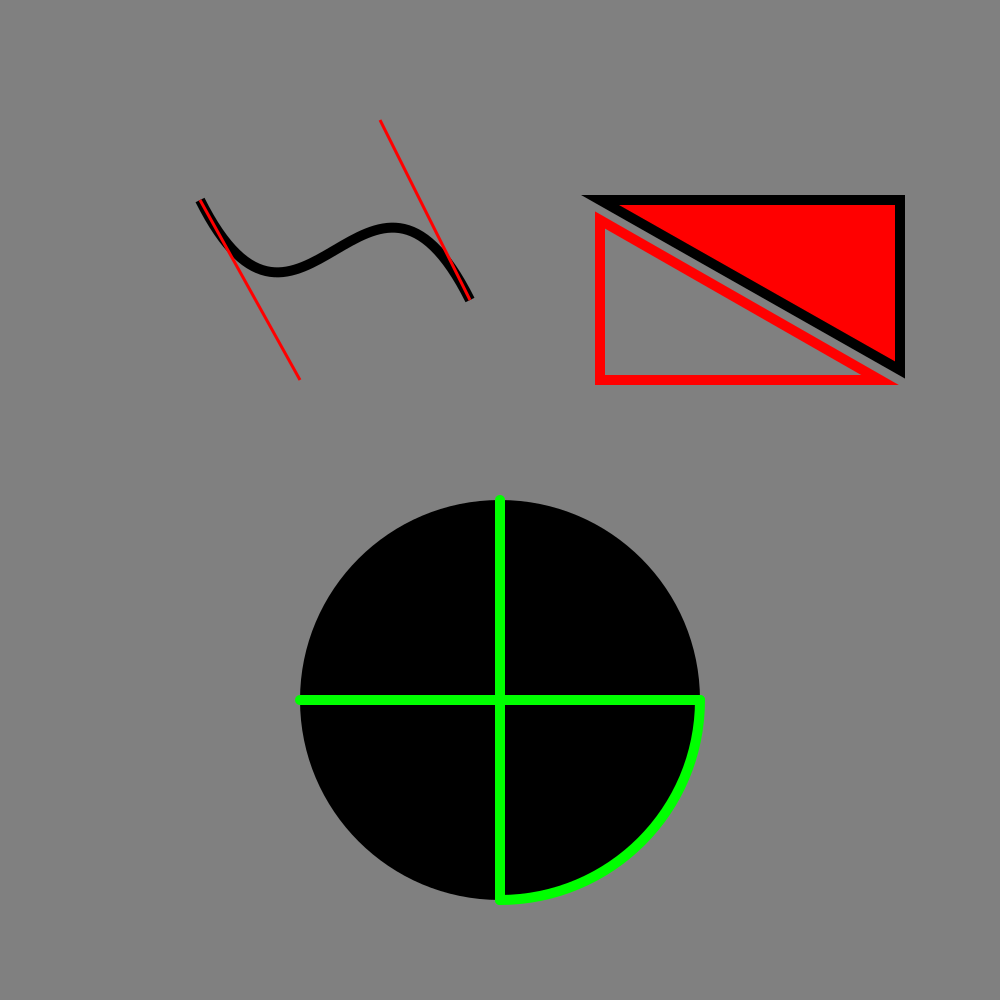

The script that drew this image:
import cairo, math

surface = cairo.ImageSurface(cairo.FORMAT_RGB24, 1000, 1000)
ctx = cairo.Context(surface)
ctx.set_source_rgb(0.5,0.5,0.5)
ctx.paint()

# Bezier curve
ctx.move_to(200, 200)
ctx.curve_to(300, 400, 370, 100, 470, 300)
ctx.set_source_rgb(0,0,0)
ctx. set_line_width(10)
ctx.stroke()

ctx.set_source_rgb(1,0,0)

ctx.move_to(200,200)
ctx.line_to(300, 380)
ctx.set_line_width(3)
ctx.stroke()

ctx.move_to(470,300)
ctx.line_to(380, 120)
ctx.set_source_rgb(1,0,0)
ctx.set_line_width(3)
ctx.stroke()

# 2 triangles

ctx.move_to(600, 200)
ctx.line_to(900, 200)
ctx.line_to(900, 370)
ctx.close_path()
ctx.set_source_rgb(1,0,0)
ctx.fill_preserve()
ctx.set_source_rgb(0,0,0)
ctx.set_line_width(10)
ctx.set_line_cap(cairo.LINE_CAP_ROUND)
ctx.stroke()

ctx.move_to(600, 220)
ctx.line_to(600, 380)
ctx.line_to(880, 380)
ctx.close_path()
ctx.set_source_rgb(1,0,0)
ctx.set_line_width(10)
ctx.set_line_cap(cairo.LINE_CAP_ROUND)
ctx.stroke()

# Circle
ctx.arc(500,700, 200, 0, 2*math.pi)
ctx.set_source_rgb(0,0,0)
ctx.fill()

ctx.arc(500,700, 200, 0, math.pi/2)
ctx.set_source_rgb(0,1,0)
ctx.stroke()

ctx.move_to(500, 500)
ctx.line_to(500, 900)
ctx.stroke()

ctx.move_to(300, 700)
ctx.line_to(700, 700)
ctx.stroke()


surface.write_to_png('final_test.png')
